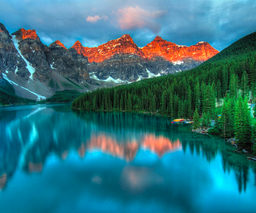
#> input picture Code/Stimuli/landscape-mountains-1.png, 256 x 213 px, shrunk from 1200 x 1000 before the run
$ jupyter execute 'Qunatisierung Demostration.ipynb'   (older library calls are emulated)
#> lines starting #> are read from the running program, lines starting #| are printed output that depends on the picture
[cell 1]
import numpy as np              # for numerical computation of arrays and matrices
import matplotlib.pyplot as plt # matplolib to make figures and visualizations
from PIL import Image           # Pillow Image Library for some image manipulations
from matplotlib.pyplot import figure
import os

[cell 2]
# Collects the suqar root of channel color distirbution
# Could be more efficient with numpy
def analyse_rgb(image):
    red = np.zeros(256, np.int)
    green = np.zeros(256, np.int)
    blue = np.zeros(256, np.int)

    for i in range(image.shape[0]):
        for j in range(image.shape[1]):
            red[image[i][j][0]] += 1
            green[image[i][j][1]] += 1
            blue[image[i][j][2]] += 1

    return [np.sqrt(red), np.sqrt(green), np.sqrt(blue)]

[cell 3]
def quantize(value, q):
    # Beispiel wenn q = 8 mapping:
    # 0-7 -> 4
    # 8-15 -> 12
    # 16-23 -> 20
    # ...
    return ((value // q) * q) + (q // 2)

def quantize_pixel(pixel, rq, gq, bq):
    return [quantize(pixel[0], rq), quantize(pixel[1], gq), quantize(pixel[2], bq)]

# Diese Funktion ist sehr ineffizient, durch numpy und lineare
# algebra könnte man das deutlich beschleunigen
def quantize_image(image, rq = 1, gq = 1, bq = 1):
    width, height, _ = image.shape

    for i in range(width):
        for j in range(height):
            pixel = image[i,j]
            image[i,j] = quantize_pixel(pixel, rq, gq, bq)

# Beispiel Quantisierung für die Berglandschaft
stimuli_src_path = "./Stimuli/landscape-mountains-1.png"

src_image = np.array(Image.open(stimuli_src_path).convert("RGB"))
#> src_image is the input picture: shape (213, 256, 3); mean R, G, B 47.9, 114.2, 125.2

quantized_images = []
channel_analysis = []

# Added original as first image
quantized_images.append(src_image)
channel_analysis.append(analyse_rgb(src_image))

# Quantisierungs Stufen
q_stages = [2,8,16,32,64]
for q in q_stages:
    print("Quantizing q = " + str(q) + " and color green")
    quantized_image = src_image.copy()
    quantize_image(quantized_image, gq = q)
    quantized_images.append(quantized_image)
    channel_analysis.append(analyse_rgb(quantized_image))
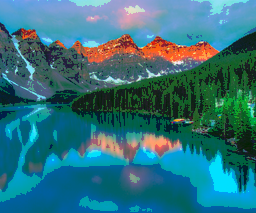
#> quantized_image: shape (213, 256, 3); mean R, G, B 47.9, 113.9, 125.2
#> after the loop, channel_analysis = 6 items; quantized_images = 6 items

[cell 4]
# plot image and rgb distribution
def plot_image_and_rgb(ax, i, q, image, r, g, b):
    ax[i][0].imshow(np.array(image))
    ax[i][0].title.set_text("Grün quantisiert mit " + str(q))

    ax[i][1].plot(r, color='r', label='Rot', linewidth=2)
    ax[i][1].plot(g, color='g', label='Grün', linewidth=2)
    ax[i][1].plot(b, color='b', label='Blau', linewidth=2)
    ax[i][1].legend(loc="upper right", fontsize='large')
    ax[i][1].set_xticks(range(0, 255,16))
    ax[i][1].title.set_text("RGB Farbverteilung")
    ax[i][1].spines['right'].set_visible(False)
    ax[i][1].spines['top'].set_visible(False)
    ax[i][1].set(xlabel='RGB Farbraum 0-255', ylabel='Quadratwurzel der Häufigkeiten')
    ax[i][1].set_ylim(ymin=0)
    ax[i][1].set_xlim(xmin=0)

[cell 5]
fig, ax = plt.subplots(6,2, figsize=(20,8*6))

# Show original picture
plot_image_and_rgb(ax, 0, 0, quantized_images[0], channel_analysis[0][0], channel_analysis[0][1], channel_analysis[0][2])

# Show quantized images
for i in range(1,len(quantized_images)):
    plot_image_and_rgb(ax, i, q_stages[i-1], quantized_images[i], channel_analysis[i][0], channel_analysis[i][1], channel_analysis[i][2])
#> this loop made 5 passes
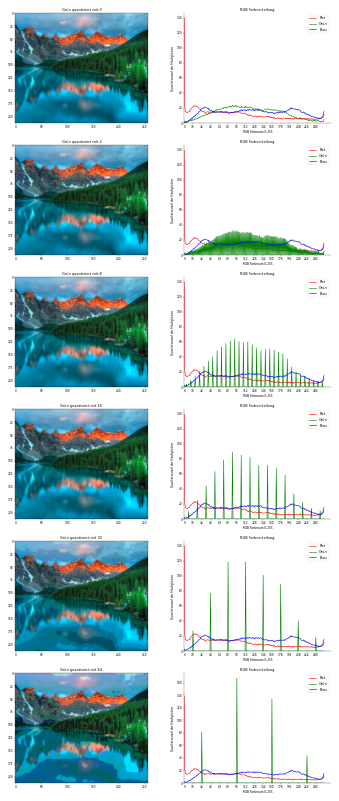
#> figure drawn by matplotlib, 12 panels; panel 2: curve peaks at x = 0, y = 139.1; panel 2: curve peaks at x = 94, y = 23.77; panel 2: curve peaks at x = 36, y = 21.1; panel 4: curve peaks at x = 0, y = 139.1

[cell 6]
# Plot the quantized sample images
plt.figure(figsize=(15,10))

rows = 2
col = 3

# Plot original
plt.subplot(rows, col , 1)
plt.title('Original Bild')
plt.imshow(quantized_images[0])
plt.axis('off')

for i, q_image in enumerate(quantized_images[1:]):
    plt.subplot(rows, col, i + 2)
    plt.title("Quantisierung " + str(q_stages[i]))
    plt.imshow(q_image)
    plt.axis('off')
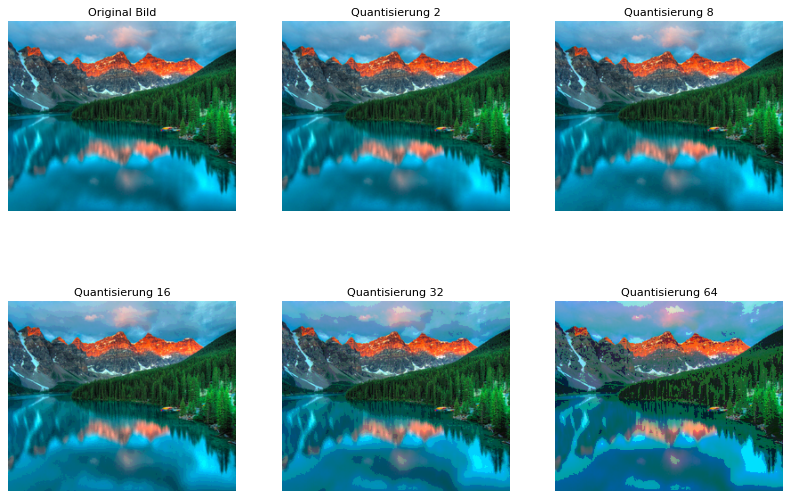
#> figure drawn by matplotlib, 6 panels

$ run again, with Code/Stimuli/boy.png copied over Code/Stimuli/landscape-mountains-1.png
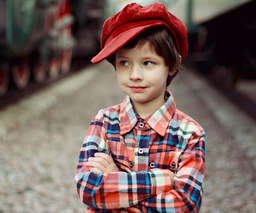
#> input picture Code/Stimuli/boy.png, 256 x 213 px, shrunk from 1200 x 1000 before the run
#> src_image is the input picture: shape (213, 256, 3); mean R, G, B 119.9, 98.4, 93.5
#> after the loop `for q in q_stages:`:
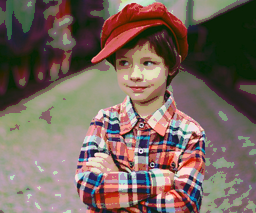
#> quantized_image: shape (213, 256, 3); mean R, G, B 119.9, 101.8, 93.5
#> after the loop `for q in q_stages:`: channel_analysis = 6 items
#> the loop `for i in range(1,len(quantized_images)):` made 5 passes
#> the loop `for i, q_image in enumerate(quantized_images[1:]):` made 5 passes
